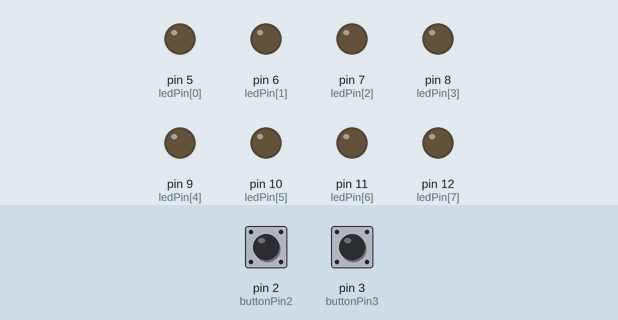
Recording of a sketch running on a simulated Arduino Uno, built with avr-gcc and run on an emulated ATmega328P. On the bench: output pins drawn as LEDs (lit = HIGH). The inputs (shaded band) are chosen by the test bench; at power-on: pin 2 (buttonPin2) HIGH, pin 3 (buttonPin3) HIGH.

Above: at 1.2 s.
1.3 s: pin 2 (buttonPin2) pulled LOW for 3.2 s
At 5.5 s:
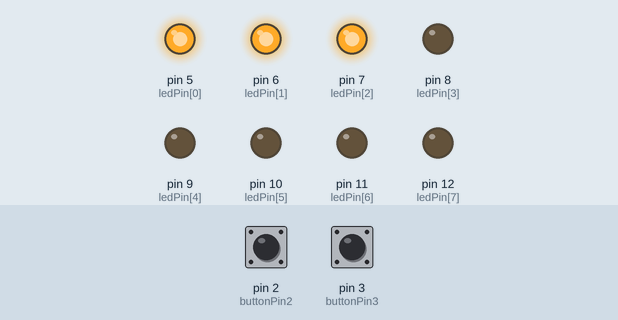
6.0 s: pin 2 (buttonPin2) pulled LOW for 0.15 s
At 6.8 s:
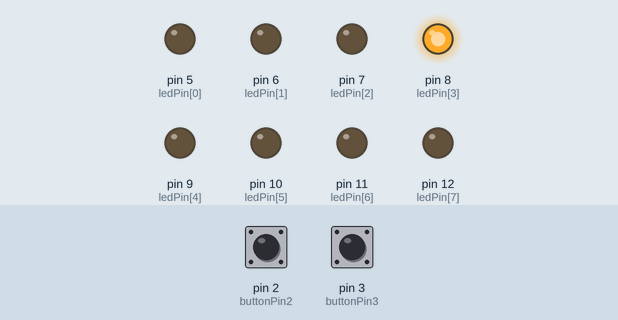
8.0 s: pin 2 (buttonPin2) pulled LOW for 1 s
At 9.9 s:
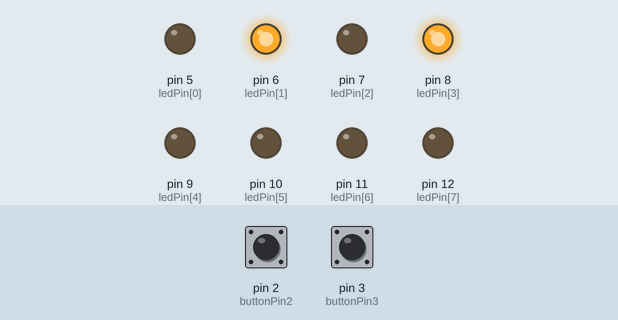
10.5 s: pin 2 (buttonPin2) pulled LOW for 0.15 s
At 11.4 s:
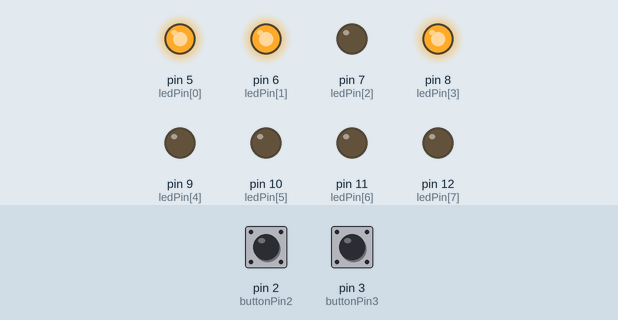
12.5 s: pin 2 (buttonPin2) pulled LOW for 0.15 s
At 14.2 s:
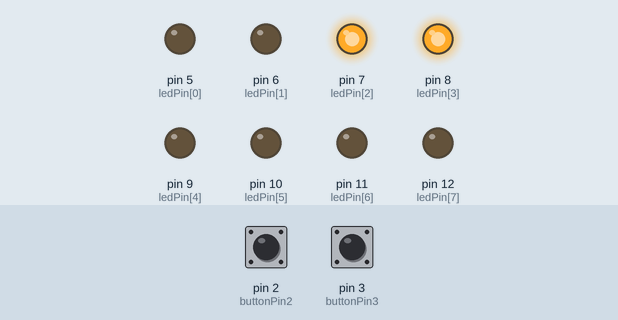
14.5 s: pin 2 (buttonPin2) pulled LOW for 1 s
At 16.1 s:
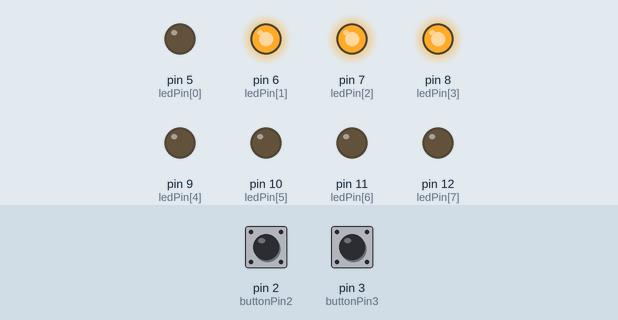
Timing chart, 0 to 17.6 s (numbered marks = the images above; inputs shaded):
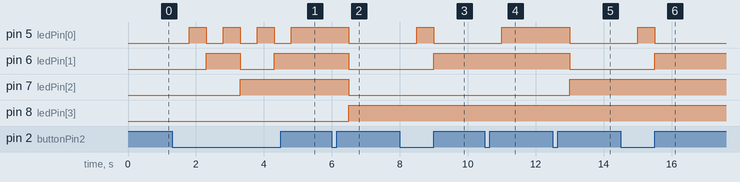

The sketch:

010_Array_8_LEDs.ino
```cpp
/**********************************************************************************
**                                                                               **
**                                     TÍTOL:                                    **
**                              010 Array de 8 LEDs                              **
**                                                                               **
**  NOM: Àlex Boluda Pérez                                      DATA: 05/01/2021 **
**********************************************************************************/

//*********************************** INCLUDE *************************************

//********************************** VARIABLES ************************************
const byte ledPin[] = {5, 6, 7, 8, 9, 10, 11, 12};   // donar nom en un array als pins 5, 6, 7, 8, 9, 10, 11 i 12
const byte buttonPin2 = 2;                           // donar nom al pin 2 de l’Arduino
const byte buttonPin3 = 3;                           // donar nom al pin 3 de l'Arduino
boolean buttonEstat2 = LOW;                          // definir variable d'estat pel polsador 1
boolean buttonEstat3 = LOW;                          // definir variable d'estat pel polsador 2

int ledNum = 8;                                      // definir variable de número de LEDs
int num = 0;                                         // definir variable del número a mostrar

//*********************************** SETUP ***************************************
void setup()
{
  for(int i = 0; i < ledNum; i++)                    // definir els pins 5, 6, 7, 8, 9, 10, 11 i 12 com sortides
  {
    pinMode(ledPin[i], OUTPUT);
  }
  pinMode(buttonPin2, INPUT);                        // definir el pin 2 com una entrada
  for(int j = 0; j < ledNum ; j++)                   // els LEDs mostren incialment 0
    {
      digitalWrite(ledPin[j], 0);
    }
  pinMode(buttonPin3, INPUT);                        // definir el pin 3 com una entrada
  for(int j = 0; j < ledNum ; j++)                   // els LEDs mostren incialment 0
    {
      digitalWrite(ledPin[j], 0);
    }
}

//************************************ LOOP ***************************************
void loop()
{
  buttonEstat2 = digitalRead(buttonPin2);
  buttonEstat3 = digitalRead(buttonPin3);

  for(int j = 0; j < ledNum ; j++)                   // actualitzar estat LEDs per mostrar número
    {
      digitalWrite(ledPin[j], bitRead(num, j));
    }

  if (buttonEstat2 == LOW)
  {
    num = num + 1;                                   // incrementar el número a mostrar
    if (num == 256)                                  // si està a 255 i es prem incrementar va a 0
           {
              num = 0;
           }

    delay(500);                                      // per evitar que en una pulsació curta salti més d'un número
  }

  if (buttonEstat3 == LOW)
  {
    num = num - 1;                                   // decrementar el número a mostrar
    if (num == 256)                                  // si està a 0 i es prem decrementar va a 255
           {
              num = 0;
           }

    delay(500);                                      // per evitar que en una pulsació curta salti més d'un número
  }
}
//********************************** FUNCIONS *************************************
```

Measured:
- after the input at 1.3 s, pin 5 (ledPin[0]): alternates HIGH for 0.50 s and LOW for 0.50 s, 7 changes in all, then stays HIGH, starting after 0.50 s; pin 6 (ledPin[1]): LOW → HIGH after 1.0 s, → LOW 1.0 s later, → HIGH 1.0 s later; pin 7 (ledPin[2]): LOW → HIGH after 2.0 s
- after the input at 6.0 s, pin 5 (ledPin[0]), pin 6 (ledPin[1]), pin 7 (ledPin[2]): HIGH → LOW after 0.50 s; pin 8 (ledPin[3]): LOW → HIGH after 0.50 s
- after the input at 8.0 s, pin 5 (ledPin[0]): LOW → HIGH after 0.50 s, → LOW 0.50 s later; pin 6 (ledPin[1]): LOW → HIGH after 1.0 s
- after the input at 10.5 s, pin 5 (ledPin[0]): LOW → HIGH after 0.50 s
- after the input at 12.5 s, pin 5 (ledPin[0]), pin 6 (ledPin[1]): HIGH → LOW after 0.50 s; pin 7 (ledPin[2]): LOW → HIGH after 0.50 s
- after the input at 14.5 s, pin 5 (ledPin[0]): LOW → HIGH after 0.50 s, → LOW 0.50 s later; pin 6 (ledPin[1]): LOW → HIGH after 1.0 s
